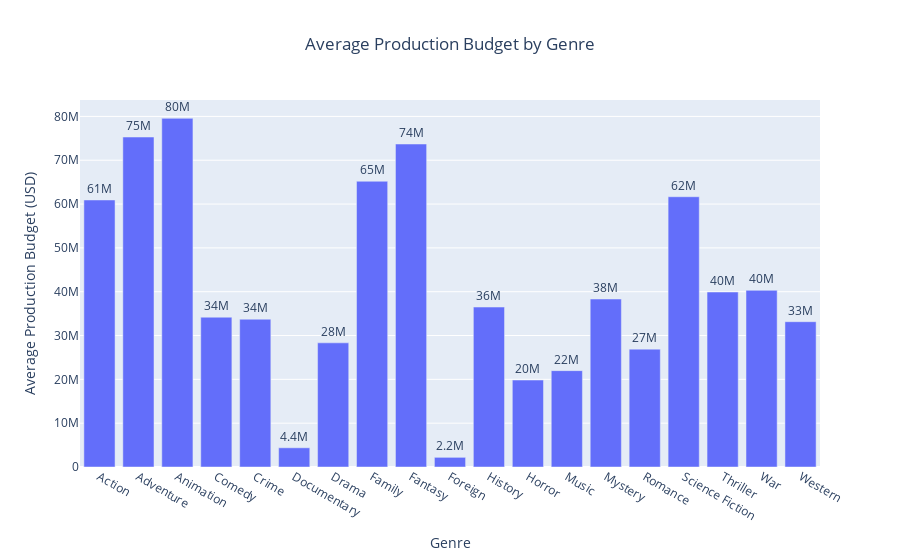

Here is the notebook cell this chart was saved with:
### Markdown cell above
Plot

### Code cell
fig = px.bar(
    average_budget_by_genre,
    x='genre_name',
    y='rt_production_budget',
    title='Average Production Budget by Genre',
    labels={'genre_name': 'Genre', 'rt_production_budget': 'Production Budget (USD)'},
    text='rt_production_budget'
)
fig.update_traces(texttemplate='%{text:.2s}', textposition='outside')
fig.update_layout(xaxis_title='Genre', yaxis_title='Average Production Budget (USD)', title_x=0.5)
fig.show()

### Figure 1 — Plotly figure (JSON) as saved in the notebook; plotly's stock layout.template omitted (floating-point values rounded to 4 significant figures)
{"data": [{"alignmentgroup": "True", "hovertemplate": "Genre=%{x}<br>Production Budget (USD)=%{text}<extra></extra>", "legendgroup": "", "marker": {"color": "#636efa", "pattern": {"shape": ""}}, "name": "", "offsetgroup": "", "orientation": "v", "showlegend": false, "text": [60930000.0, 75300000.0, 79560000.0, 34180000.0, 33720000.0, 4384000.0, 28330000.0, 65200000.0, 73700000.0, 2204000.0, 36500000.0, 19840000.0, 21990000.0, 38330000.0, 26890000.0, 61670000.0, 39930000.0, 40310000.0, 33150000.0], "textposition": "outside", "texttemplate": "%{text:.2s}", "type": "bar", "x": ["Action", "Adventure", "Animation", "Comedy", "Crime", "Documentary", "Drama", "Family", "Fantasy", "Foreign", "History", "Horror", "Music", "Mystery", "Romance", "Science Fiction", "Thriller", "War", "Western"], "xaxis": "x", "y": [60930000.0, 75300000.0, 79560000.0, 34180000.0, 33720000.0, 4384000.0, 28330000.0, 65200000.0, 73700000.0, 2204000.0, 36500000.0, 19840000.0, 21990000.0, 38330000.0, 26890000.0, 61670000.0, 39930000.0, 40310000.0, 33150000.0], "yaxis": "y"}], "layout": {"barmode": "relative", "legend": {"tracegroupgap": 0}, "title": {"text": "Average Production Budget by Genre", "x": 0.5}, "xaxis": {"anchor": "y", "domain": [0, 1], "title": {"text": "Genre"}}, "yaxis": {"anchor": "x", "domain": [0, 1], "title": {"text": "Average Production Budget (USD)"}}}}
